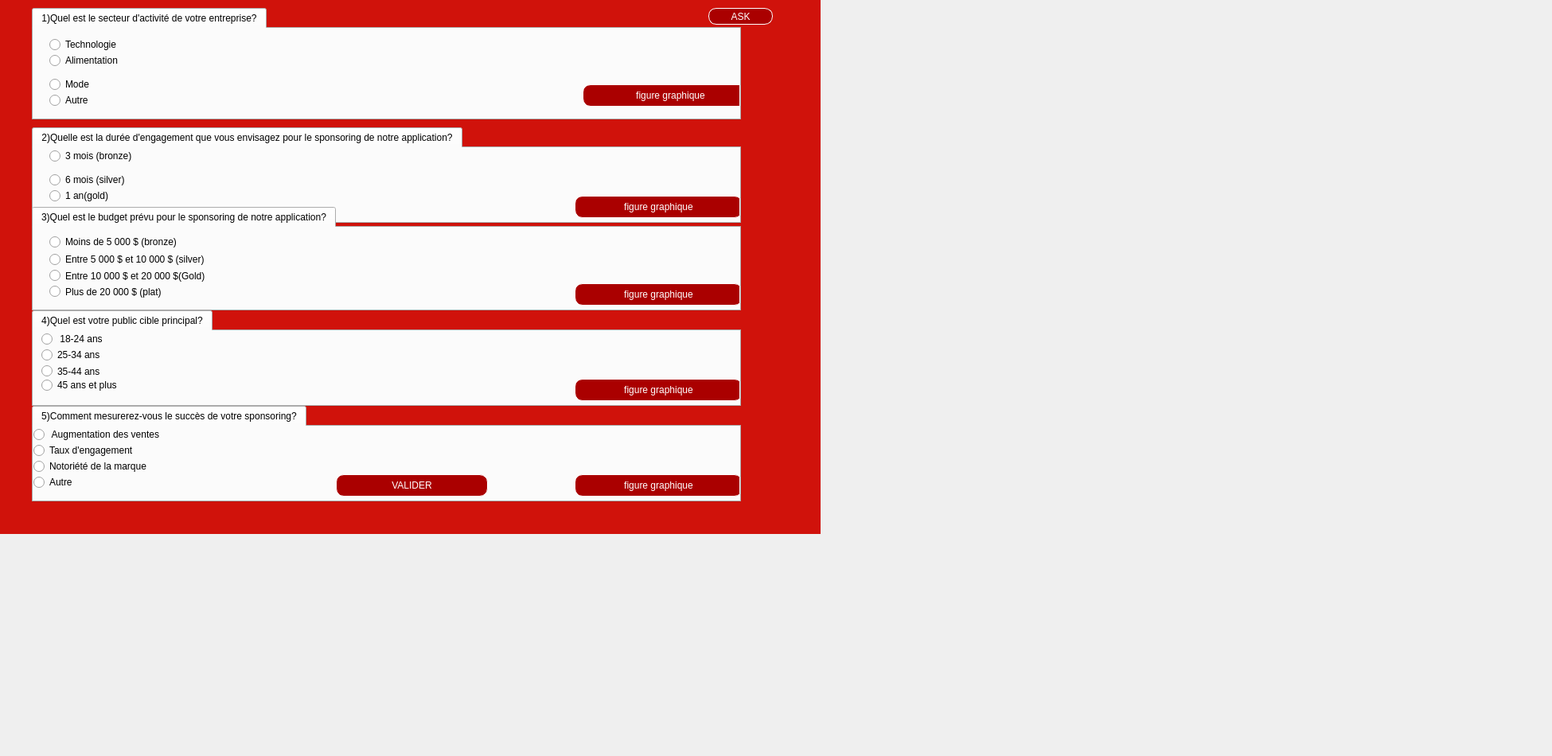
    <widget class="QWidget" name="tab_4">
     <attribute name="title">
      <string>QUESTIONAIRE</string>
     </attribute>
     <widget class="QLabel" name="label_21">
      <property name="geometry">
       <rect>
        <x>950</x>
        <y>330</y>
        <width>991</width>
        <height>611</height>
       </rect>
      </property>
      <property name="styleSheet">
       <string notr="true">image: url(:/new/prefix1/BackRouge.png);</string>
      </property>
      <property name="text">
       <string/>
      </property>
     </widget>
     <widget class="QLabel" name="label_22">
      <property name="geometry">
       <rect>
        <x>0</x>
        <y>0</y>
        <width>1031</width>
        <height>671</height>
       </rect>
      </property>
      <property name="styleSheet">
       <string notr="true">image: url(:/new/prefix1/BackRouge.png);
color: rgb(211, 42, 0);
background-color: rgb(208, 18, 11);</string>
      </property>
      <property name="text">
       <string/>
      </property>
     </widget>
     <widget class="QTabWidget" name="tabWidget_2">
      <property name="enabled">
       <bool>true</bool>
      </property>
      <property name="geometry">
       <rect>
        <x>40</x>
        <y>10</y>
        <width>891</width>
        <height>141</height>
       </rect>
      </property>
      <property name="acceptDrops">
       <bool>false</bool>
      </property>
      <property name="autoFillBackground">
       <bool>false</bool>
      </property>
      <property name="currentIndex">
       <number>0</number>
      </property>
      <property name="documentMode">
       <bool>false</bool>
      </property>
      <widget class="QWidget" name="tab_8">
       <attribute name="title">
        <string>1)Quel est le secteur d'activité de votre entreprise?</string>
       </attribute>
       <widget class="QRadioButton" name="radioButton_2">
        <property name="geometry">
         <rect>
          <x>20</x>
          <y>30</y>
          <width>181</width>
          <height>20</height>
         </rect>
        </property>
        <property name="text">
         <string>Alimentation</string>
        </property>
        <property name="checkable">
         <bool>true</bool>
        </property>
        <property name="checked">
         <bool>false</bool>
        </property>
        <property name="autoRepeat">
         <bool>false</bool>
        </property>
       </widget>
       <widget class="QRadioButton" name="radioButton_3">
        <property name="geometry">
         <rect>
          <x>20</x>
          <y>10</y>
          <width>191</width>
          <height>20</height>
         </rect>
        </property>
        <property name="text">
         <string>Technologie</string>
        </property>
        <property name="checked">
         <bool>false</bool>
        </property>
        <property name="autoRepeat">
         <bool>true</bool>
        </property>
       </widget>
       <widget class="QRadioButton" name="radioButton_4">
        <property name="geometry">
         <rect>
          <x>20</x>
          <y>80</y>
          <width>181</width>
          <height>20</height>
         </rect>
        </property>
        <property name="text">
         <string>Autre</string>
        </property>
        <property name="checked">
         <bool>false</bool>
        </property>
        <property name="autoRepeat">
         <bool>true</bool>
        </property>
       </widget>
       <widget class="QRadioButton" name="radioButton">
        <property name="geometry">
         <rect>
          <x>20</x>
          <y>60</y>
          <width>181</width>
          <height>20</height>
         </rect>
        </property>
        <property name="text">
         <string>Mode</string>
        </property>
        <property name="checked">
         <bool>false</bool>
        </property>
        <property name="autoRepeat">
         <bool>true</bool>
        </property>
       </widget>
       <widget class="QPushButton" name="stats2">
        <property name="geometry">
         <rect>
          <x>690</x>
          <y>70</y>
          <width>221</width>
          <height>28</height>
         </rect>
        </property>
        <property name="styleSheet">
         <string notr="true">QPushButton{
background-color: rgb(170, 0, 0);
border :1px solid rgb(255, 255, 255);
border-radius :10px;
color: #FFF;
padding-left: 20px;
padding-right:20px;

}

QPushButton::hover{
	font: 81 10pt &quot;Rockwell Extra Bold&quot;;
color:white;
border-radius:15px;
background:#45a8ff;

}</string>
        </property>
        <property name="text">
         <string>figure graphique</string>
        </property>
       </widget>
      </widget>
     </widget>
     <widget class="QTabWidget" name="tabWidget_3">
      <property name="enabled">
       <bool>true</bool>
      </property>
      <property name="geometry">
       <rect>
        <x>40</x>
        <y>160</y>
        <width>891</width>
        <height>121</height>
       </rect>
      </property>
      <property name="acceptDrops">
       <bool>false</bool>
      </property>
      <property name="autoFillBackground">
       <bool>false</bool>
      </property>
      <property name="currentIndex">
       <number>0</number>
      </property>
      <property name="documentMode">
       <bool>false</bool>
      </property>
      <widget class="QWidget" name="tab_9">
       <attribute name="title">
        <string>2)Quelle est la durée d'engagement que vous envisagez pour le sponsoring de notre application?</string>
       </attribute>
       <widget class="QRadioButton" name="radioButton_6">
        <property name="geometry">
         <rect>
          <x>20</x>
          <y>30</y>
          <width>181</width>
          <height>20</height>
         </rect>
        </property>
        <property name="text">
         <string>6 mois (silver)</string>
        </property>
       </widget>
       <widget class="QRadioButton" name="radioButton_5">
        <property name="geometry">
         <rect>
          <x>20</x>
          <y>0</y>
          <width>191</width>
          <height>20</height>
         </rect>
        </property>
        <property name="text">
         <string>3 mois (bronze)</string>
        </property>
       </widget>
       <widget class="QRadioButton" name="radioButton_7">
        <property name="geometry">
         <rect>
          <x>20</x>
          <y>50</y>
          <width>181</width>
          <height>20</height>
         </rect>
        </property>
        <property name="text">
         <string>1 an(gold)</string>
        </property>
       </widget>
       <widget class="QPushButton" name="stats2_2">
        <property name="geometry">
         <rect>
          <x>680</x>
          <y>60</y>
          <width>211</width>
          <height>28</height>
         </rect>
        </property>
        <property name="styleSheet">
         <string notr="true">QPushButton{
background-color: rgb(170, 0, 0);
border :1px solid rgb(255, 255, 255);
border-radius :10px;
color: #FFF;
padding-left: 20px;
padding-right:20px;

}

QPushButton::hover{
	font: 81 10pt &quot;Rockwell Extra Bold&quot;;
color:white;
border-radius:15px;
background:#45a8ff;

}</string>
        </property>
        <property name="text">
         <string>figure graphique</string>
        </property>
       </widget>
      </widget>
     </widget>
     <widget class="QTabWidget" name="tabWidget_4">
      <property name="enabled">
       <bool>true</bool>
      </property>
      <property name="geometry">
       <rect>
        <x>40</x>
        <y>260</y>
        <width>891</width>
        <height>131</height>
       </rect>
      </property>
      <property name="acceptDrops">
       <bool>false</bool>
      </property>
      <property name="autoFillBackground">
       <bool>false</bool>
      </property>
      <property name="currentIndex">
       <number>0</number>
      </property>
      <property name="documentMode">
       <bool>false</bool>
      </property>
      <widget class="QWidget" name="tab_10">
       <attribute name="title">
        <string>3)Quel est le budget prévu pour le sponsoring de notre application?</string>
       </attribute>
       <widget class="QRadioButton" name="radioButton_11">
        <property name="geometry">
         <rect>
          <x>20</x>
          <y>70</y>
          <width>291</width>
          <height>21</height>
         </rect>
        </property>
        <property name="text">
         <string>Plus de 20 000 $ (plat)</string>
        </property>
       </widget>
       <widget class="QRadioButton" name="radioButton_9">
        <property name="geometry">
         <rect>
          <x>20</x>
          <y>50</y>
          <width>291</width>
          <height>21</height>
         </rect>
        </property>
        <property name="text">
         <string>Entre 10 000 $ et 20 000 $(Gold)</string>
        </property>
       </widget>
       <widget class="QRadioButton" name="radioButton_10">
        <property name="geometry">
         <rect>
          <x>20</x>
          <y>30</y>
          <width>281</width>
          <height>20</height>
         </rect>
        </property>
        <property name="text">
         <string>Entre 5 000 $ et 10 000 $ (silver)</string>
        </property>
       </widget>
       <widget class="QRadioButton" name="radioButton_12">
        <property name="geometry">
         <rect>
          <x>20</x>
          <y>10</y>
          <width>251</width>
          <height>16</height>
         </rect>
        </property>
        <property name="text">
         <string>Moins de 5 000 $ (bronze)</string>
        </property>
       </widget>
       <widget class="QPushButton" name="stats2_3">
        <property name="geometry">
         <rect>
          <x>680</x>
          <y>70</y>
          <width>211</width>
          <height>28</height>
         </rect>
        </property>
        <property name="styleSheet">
         <string notr="true">QPushButton{
background-color: rgb(170, 0, 0);
border :1px solid rgb(255, 255, 255);
border-radius :10px;
color: #FFF;
padding-left: 20px;
padding-right:20px;

}

QPushButton::hover{
	font: 81 10pt &quot;Rockwell Extra Bold&quot;;
color:white;
border-radius:15px;
background:#45a8ff;

}</string>
        </property>
        <property name="text">
         <string>figure graphique</string>
        </property>
       </widget>
      </widget>
     </widget>
     <widget class="QTabWidget" name="tabWidget_5">
      <property name="enabled">
       <bool>true</bool>
      </property>
      <property name="geometry">
       <rect>
        <x>40</x>
        <y>390</y>
        <width>891</width>
        <height>121</height>
       </rect>
      </property>
      <property name="acceptDrops">
       <bool>false</bool>
      </property>
      <property name="autoFillBackground">
       <bool>false</bool>
      </property>
      <property name="currentIndex">
       <number>0</number>
      </property>
      <property name="documentMode">
       <bool>false</bool>
      </property>
      <widget class="QWidget" name="tab_11">
       <attribute name="title">
        <string>4)Quel est votre public cible principal?</string>
       </attribute>
       <widget class="QRadioButton" name="radioButton_23">
        <property name="geometry">
         <rect>
          <x>10</x>
          <y>0</y>
          <width>271</width>
          <height>20</height>
         </rect>
        </property>
        <property name="text">
         <string> 18-24 ans</string>
        </property>
       </widget>
       <widget class="QRadioButton" name="radioButton_20">
        <property name="geometry">
         <rect>
          <x>10</x>
          <y>40</y>
          <width>291</width>
          <height>21</height>
         </rect>
        </property>
        <property name="text">
         <string>35-44 ans</string>
        </property>
       </widget>
       <widget class="QRadioButton" name="radioButton_21">
        <property name="geometry">
         <rect>
          <x>10</x>
          <y>20</y>
          <width>281</width>
          <height>20</height>
         </rect>
        </property>
        <property name="text">
         <string>25-34 ans</string>
        </property>
       </widget>
       <widget class="QRadioButton" name="radioButton_22">
        <property name="geometry">
         <rect>
          <x>10</x>
          <y>60</y>
          <width>291</width>
          <height>16</height>
         </rect>
        </property>
        <property name="text">
         <string>45 ans et plus</string>
        </property>
       </widget>
       <widget class="QPushButton" name="stats2_4">
        <property name="geometry">
         <rect>
          <x>680</x>
          <y>60</y>
          <width>211</width>
          <height>28</height>
         </rect>
        </property>
        <property name="styleSheet">
         <string notr="true">QPushButton{
background-color: rgb(170, 0, 0);
border :1px solid rgb(255, 255, 255);
border-radius :10px;
color: #FFF;
padding-left: 20px;
padding-right:20px;

}

QPushButton::hover{
	font: 81 10pt &quot;Rockwell Extra Bold&quot;;
color:white;
border-radius:15px;
background:#45a8ff;

}</string>
        </property>
        <property name="text">
         <string>figure graphique</string>
        </property>
       </widget>
      </widget>
     </widget>
     <widget class="QTabWidget" name="tabWidget_6">
      <property name="enabled">
       <bool>true</bool>
      </property>
      <property name="geometry">
       <rect>
        <x>40</x>
        <y>510</y>
        <width>891</width>
        <height>121</height>
       </rect>
      </property>
      <property name="acceptDrops">
       <bool>false</bool>
      </property>
      <property name="autoFillBackground">
       <bool>false</bool>
      </property>
      <property name="currentIndex">
       <number>0</number>
      </property>
      <property name="documentMode">
       <bool>false</bool>
      </property>
      <widget class="QWidget" name="tab_12">
       <attribute name="title">
        <string>5)Comment mesurerez-vous le succès de votre sponsoring?</string>
       </attribute>
       <widget class="QRadioButton" name="radioButton_24">
        <property name="geometry">
         <rect>
          <x>0</x>
          <y>0</y>
          <width>271</width>
          <height>20</height>
         </rect>
        </property>
        <property name="text">
         <string> Augmentation des ventes</string>
        </property>
       </widget>
       <widget class="QRadioButton" name="radioButton_25">
        <property name="geometry">
         <rect>
          <x>0</x>
          <y>40</y>
          <width>271</width>
          <height>20</height>
         </rect>
        </property>
        <property name="text">
         <string>Notoriété de la marque</string>
        </property>
       </widget>
       <widget class="QRadioButton" name="radioButton_26">
        <property name="geometry">
         <rect>
          <x>0</x>
          <y>20</y>
          <width>271</width>
          <height>20</height>
         </rect>
        </property>
        <property name="text">
         <string>Taux d'engagement</string>
        </property>
       </widget>
       <widget class="QRadioButton" name="radioButton_27">
        <property name="geometry">
         <rect>
          <x>0</x>
          <y>60</y>
          <width>81</width>
          <height>20</height>
         </rect>
        </property>
        <property name="text">
         <string>Autre</string>
        </property>
       </widget>
       <widget class="QPushButton" name="ok">
        <property name="geometry">
         <rect>
          <x>380</x>
          <y>60</y>
          <width>191</width>
          <height>28</height>
         </rect>
        </property>
        <property name="styleSheet">
         <string notr="true">QPushButton{
background-color: rgb(170, 0, 0);
border :1px solid rgb(255, 255, 255);
border-radius :10px;
color: #FFF;
padding-left: 20px;
padding-right:20px;

}

QPushButton::hover{
	font: 81 10pt &quot;Rockwell Extra Bold&quot;;
color:white;
border-radius:15px;
background:#45a8ff;

}</string>
        </property>
        <property name="text">
         <string>VALIDER</string>
        </property>
       </widget>
       <widget class="QPushButton" name="stats2_5">
        <property name="geometry">
         <rect>
          <x>680</x>
          <y>60</y>
          <width>211</width>
          <height>28</height>
         </rect>
        </property>
        <property name="styleSheet">
         <string notr="true">QPushButton{
background-color: rgb(170, 0, 0);
border :1px solid rgb(255, 255, 255);
border-radius :10px;
color: #FFF;
padding-left: 20px;
padding-right:20px;

}

QPushButton::hover{
	font: 81 10pt &quot;Rockwell Extra Bold&quot;;
color:white;
border-radius:15px;
background:#45a8ff;

}</string>
        </property>
        <property name="text">
         <string>figure graphique</string>
        </property>
       </widget>
      </widget>
     </widget>
     <widget class="QPushButton" name="reset_2">
      <property name="geometry">
       <rect>
        <x>890</x>
        <y>10</y>
        <width>81</width>
        <height>21</height>
       </rect>
      </property>
      <property name="styleSheet">
       <string notr="true">QPushButton{
background-color: rgb(170, 0, 0);
border :1px solid rgb(255, 255, 255);
border-radius :10px;
color: #FFF;
padding-left: 20px;
padding-right:20px;

}

QPushButton::hover{
	font: 81 10pt &quot;Rockwell Extra Bold&quot;;
color:white;
border-radius:15px;
background:#45a8ff;

}</string>
      </property>
      <property name="text">
       <string>ASK</string>
      </property>
     </widget>
     <zorder>label_22</zorder>
     <zorder>label_21</zorder>
     <zorder>tabWidget_2</zorder>
     <zorder>tabWidget_3</zorder>
     <zorder>tabWidget_4</zorder>
     <zorder>tabWidget_5</zorder>
     <zorder>tabWidget_6</zorder>
     <zorder>reset_2</zorder>
    </widget>
